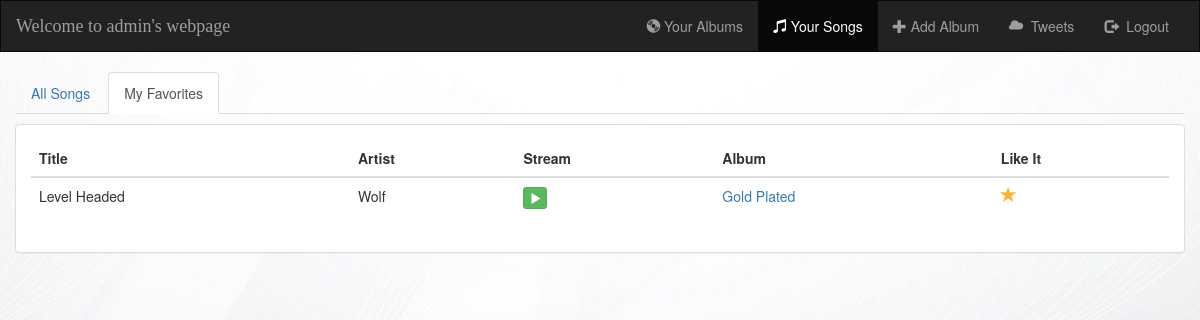
/music/songs/favorites/ (signed in), run on the app's committed database.
### music/models.py (models this page shows, shortened)
class Song(models.Model):
    album = models.ForeignKey(Album, on_delete=models.CASCADE)
    song_title = models.CharField(max_length=250)
    audio_file = models.FileField(default='')
    is_favorite = models.BooleanField(default=False)

class Album(models.Model):
    user = models.ForeignKey(User, default=1)
    artist = models.CharField(max_length=250)
    album_title = models.CharField(max_length=500)
    genre = models.CharField(max_length=100)
    album_logo = models.FileField()
    is_favorite = models.BooleanField(default=False)

### music/views.py (the view)
# urls.py: url(r'^songs/(?P<filter_by>[a-zA_Z]+)/$', views.songs, name='songs'),
def songs(request, filter_by):
    if not request.user.is_authenticated():
        return render(request, 'music/login.html')
    else:
        try:
            song_ids = []
            for album in Album.objects.filter(user=request.user):
                for song in album.song_set.all():
                    song_ids.append(song.pk)
            users_songs = Song.objects.filter(pk__in=song_ids)
            if filter_by == 'favorites':
                users_songs = users_songs.filter(is_favorite=True)
        except Album.DoesNotExist:
            users_songs = []
        return render(request, 'music/songs.html', {
            'song_list': users_songs,
            'filter_by': filter_by,
        })

### music/templates/music/songs.html (shortened to what this page needs)
{% extends 'music/base.html' %}
{% block songs_active %}active{% endblock %}
{% block body %}
<div class="container-fluid songs-container">
    <div class="row">
        <div class="col-sm-12">
            <ul class="nav nav-tabs" style="margin-bottom: 10px;">
                <li role="presentation"
                    {% if filter_by == 'all' %}class="active"{% endif %}>
                    <a href="{% url 'music:songs' 'all' %}">
                        All Songs
                    </a>
                </li>
                <li role="presentation" {% if filter_by == 'favorites' %}class="active"{% endif %}><a href="{% url 'music:songs' 'favorites' %}">My Favorites</a></li>
            </ul>
        </div>
    </div>
    <div class="row">
        <div class="col-sm-12">
            <div class="panel panel-default">
                <div class="panel-body">
                    <table class="table">
                        <thead>
                            <tr>
                                <th>Title</th>
                                <th>Artist</th>
                                <th>Stream</th>
                                <th>Album</th>
                                <th>Like It</th>
                            </tr>
                        </thead>
                        <tbody>
                            {% for song in song_list %}
                                <tr>
                                    <td>{{ song.song_title }}</td>
                                    <td>{{ song.album.artist }}</td>
                                    <td>
                                        <a target="_blank" href="{{ song.audio_file.url }}">
                                            <button type="button" class="btn btn-success btn-xs">
                                                <span class="glyphicon glyphicon-play"></span>
                                            </button>
                                        </a>
                                    </td>
                                    <td>
                                        <a href="{% url 'music:detail' song.album.id %}">{{ song.album.album_title }}</a>
                                    </td>
                                    <td>
                                        <a href="{% url 'music:favorite' song.id %}" class="btn-favorite"><span class="glyphicon glyphicon-star {% if song.is_favorite %}active{% endif %}"></span></a>
                                    </td>
                                </tr>
                            {% endfor %}
                        </tbody>
                    </table>
                </div>
            </div>
        </div>
    </div>
</div>
{% endblock %}

### music/templates/music/base.html (shortened to what this page needs)
<!DOCTYPE html>
<html lang="en">
<head>
    {% load staticfiles %}
    <link rel="stylesheet" href="https://maxcdn.bootstrapcdn.com/bootstrap/3.3.6/css/bootstrap.min.css">
    <link rel="stylesheet" type="text/css" href="{% static 'music/style.css' %}"/>
</head>
<body>
<nav class="navbar navbar-inverse">
    <div class="container-fluid">
        <div class="navbar-header">
            <a class="navbar-brand" href="{% url 'music:index' %}">
                Welcome to {{ user.username }}'s webpage
            </a>
        </div>
        <div class="collapse navbar-collapse" id="topNavBar">
            <ul class="nav navbar-nav navbar-right">
                <li class="{% block albums_active %}{% endblock %}"><a href="{% url 'music:index' %}"><span class="glyphicon glyphicon-cd" aria-hidden="true"></span>  Your Albums</a></li>
                <li class="{% block songs_active %}{% endblock %}"><a href="{% url 'music:songs' 'all' %}"><span class="glyphicon glyphicon-music" aria-hidden="true"></span>  Your Songs</a></li>
                <li>
                    <a href="{% url 'music:create_album' %}">
                        <span class="glyphicon glyphicon-plus" aria-hidden="true"></span>  Add Album
                    </a>
                </li>
                <li>
                    <a href="{% url 'music:gettweets' %}">
                        <span class="glyphicon glyphicon-cloud" aria-hidden="true"></span>&nbsp; Tweets
                    </a>
                </li>
                <li>
                    <a href="{% url 'music:logout_user' %}">
                        <span class="glyphicon glyphicon-log-out" aria-hidden="true"></span>&nbsp; Logout
                    </a>
                </li>
            </ul>
        </div>
    </div>
</nav>
{% block body %}
{% endblock %}
</body>
</html>

### music/static/music/style.css (style rules this page uses)
body { background: grey url("images/images.jpg") no-repeat center center fixed;; }
.navbar { border-radius: 0; }
.navbar-brand { font-family: serif; }
.glyphicon-star { color: #CCCCCC; font-size: 16px; }
.glyphicon-star.active { color: #FDB230; }

### data on the page
Song: song_title "Level Headed", album.artist "Wolf", album.album_title "Gold Plated", is_favorite True (drawn)

### other printed values
{{ user.username }} "admin"
